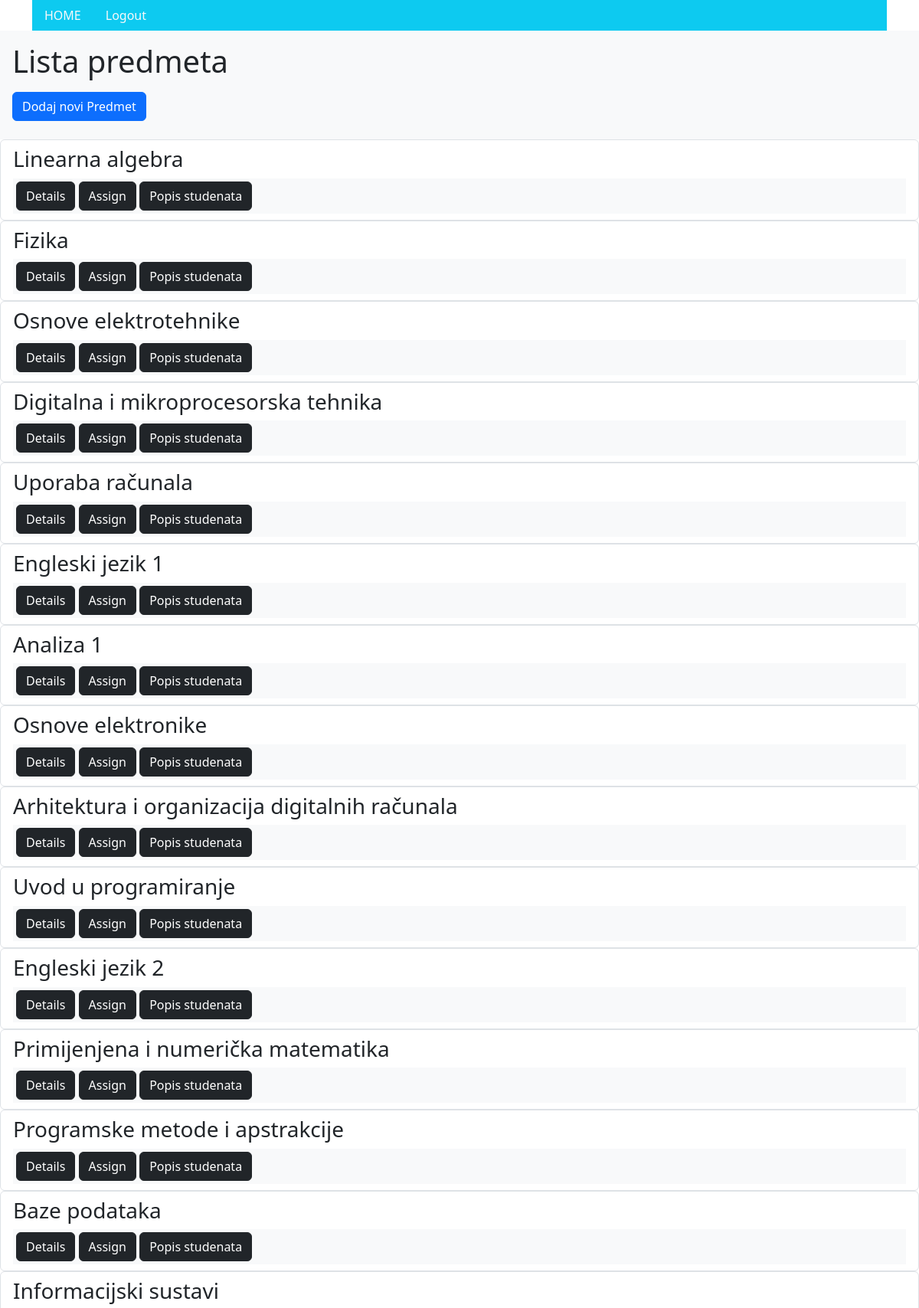
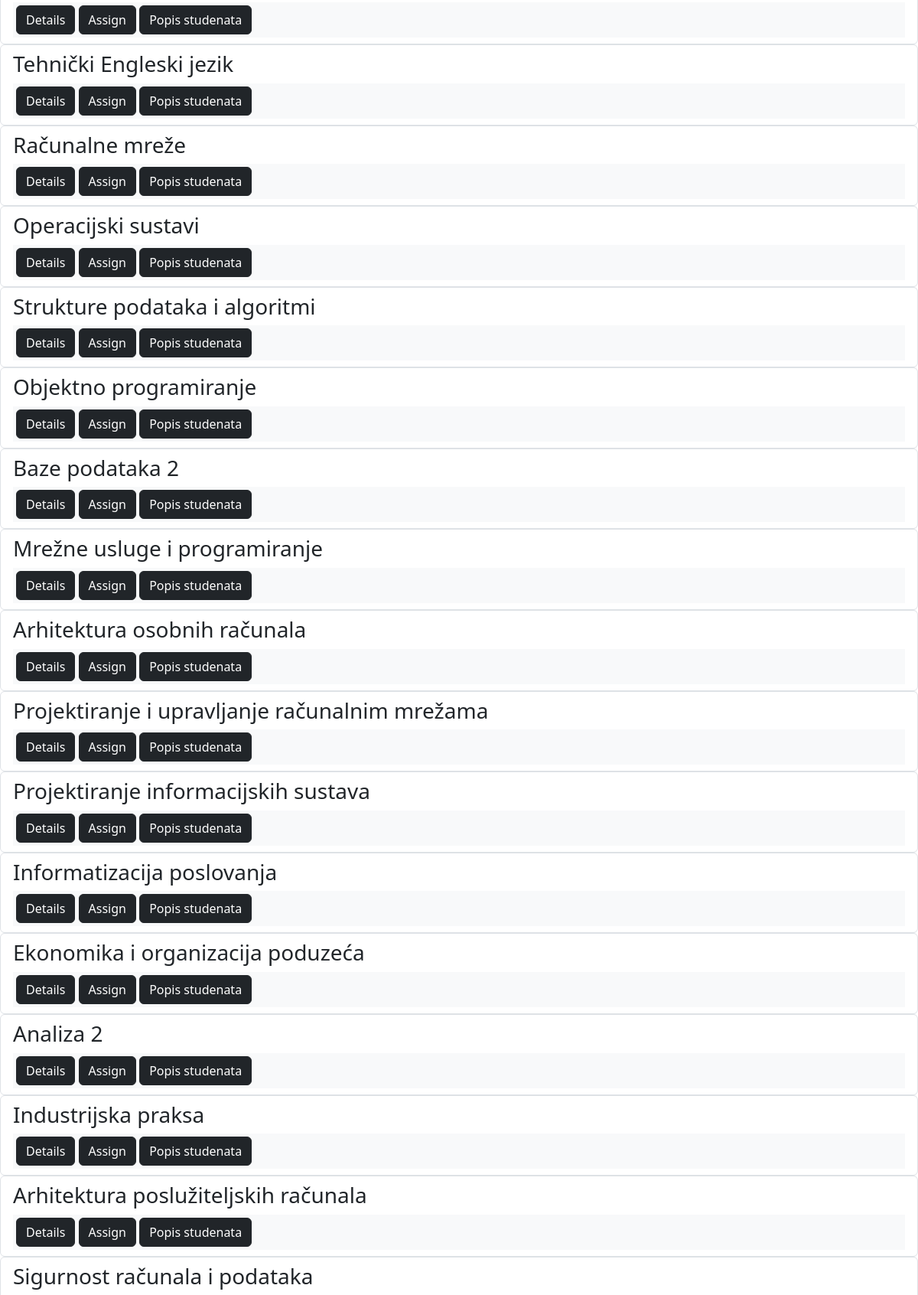
The app's page /predmeti/ (signed in, upper part) with its own data (2 pictures, top to bottom).
### app/models.py (models this page shows, shortened)
class Predmeti(models.Model):
    IZBORNI = (('DA', 'da'), ('NE', 'ne'))
    name = models.CharField(max_length=50)
    kod = models.CharField(max_length=50)
    program = models.CharField(max_length=50)
    ects = models.IntegerField()
    sem_red = models.IntegerField()
    sem_izv = models.IntegerField()
    izborni = models.CharField(max_length=50, choices=IZBORNI)
    nositelj = models.ForeignKey(Korisnik, on_delete=models.SET_NULL, null=True, blank=True, related_name='nositelj')
    upisi = models.ManyToManyField(Korisnik, through='Upis', related_name='predmeti_upis')

### app/decorators.py (the view)
    def wrap(request, *args, **kwargs):
        if request.user.uloge.uloga == 'admin':
            return function(request, *args, **kwargs)
        else:
            return redirect('login')

### app/views.py (called while the page is built)
@admin_required
def predmeti_list(request):
    predmeti = Predmeti.objects.all()
    context = {'predmeti': predmeti}
    return render(request, 'predmeti.html', context)

### app/templates/predmeti.html
{% extends 'base.html' %}
{% block admin %}
<div class="p-3 text-left bg-light">
  <h1 class="mb-3">Lista predmeta</h1>
  <a href="{% url 'predmet-create' %}" class="btn btn-primary mb-2">Dodaj novi Predmet</a>
</div>
{% for predmet in predmeti %}
    <ul class="list-group">
      <li class="list-group-item"><h3>{{ predmet.name }}</h3>
        <div class="p-1 text-right bg-light">
          <a href="{% url 'predmet-detail' predmet.id %}" class="btn btn-dark"> Details </a>
          <a href="{% url 'predmet-edit' predmet.id %}" class="btn btn-dark"> Assign </a>
          <a href="{% url 'studenti-popis' predmet.id %}" class="btn btn-dark"> Popis studenata </a>
        </div>
    </li>
    </ul>
{% empty %}
  <p>Predmet nije pronađen.</p>
{% endfor %}
{% endblock %}

### records on screen
Predmeti: name "Linearna algebra"
Predmeti: name "Fizika"
Predmeti: name "Osnove elektrotehnike"
Predmeti: name "Digitalna i mikroprocesorska tehnika"
Predmeti: name "Uporaba računala"
Predmeti: name "Engleski jezik 1"
Predmeti: name "Analiza 1"
Predmeti: name "Osnove elektronike"
Predmeti: name "Arhitektura i organizacija digitalnih računala"
Predmeti: name "Uvod u programiranje"
Predmeti: name "Engleski jezik 2"
Predmeti: name "Primijenjena i numerička matematika"
Predmeti: name "Programske metode i apstrakcije"
Predmeti: name "Baze podataka"
Predmeti: name "Informacijski sustavi"
Predmeti: name "Tehnički Engleski jezik"
Predmeti: name "Računalne mreže"
Predmeti: name "Operacijski sustavi"
Predmeti: name "Strukture podataka i algoritmi"
Predmeti: name "Objektno programiranje"
Predmeti: name "Baze podataka 2"
Predmeti: name "Mrežne usluge i programiranje"
Predmeti: name "Arhitektura osobnih računala"
Predmeti: name "Projektiranje i upravljanje računalnim mrežama"
Predmeti: name "Projektiranje informacijskih sustava"
Predmeti: name "Informatizacija poslovanja"
Predmeti: name "Ekonomika i organizacija poduzeća"
Predmeti: name "Analiza 2"
Predmeti: name "Industrijska praksa"
Predmeti: name "Arhitektura poslužiteljskih računala"
Predmeti: name "Sigurnost računala i podataka"
